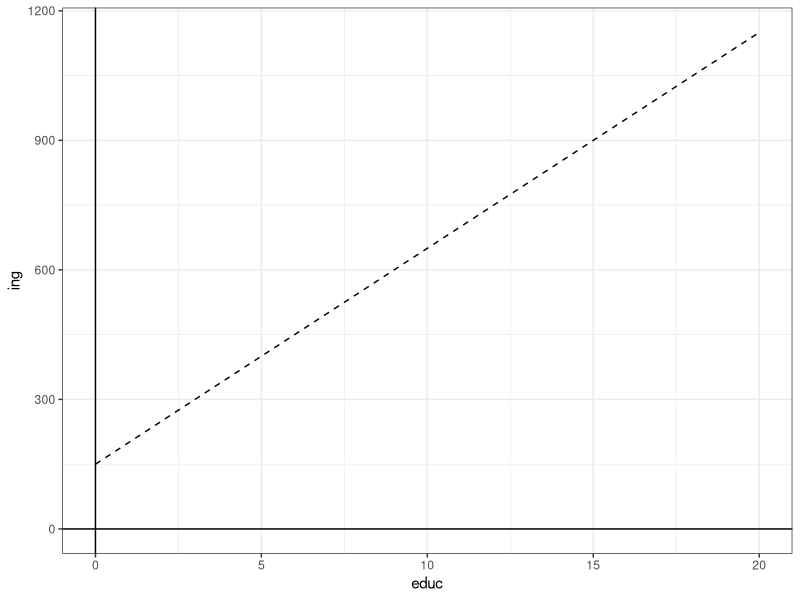
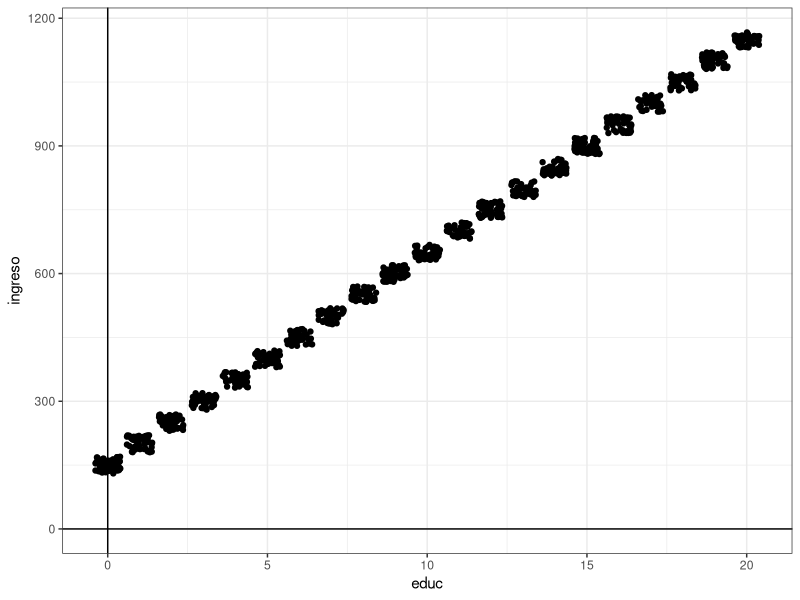
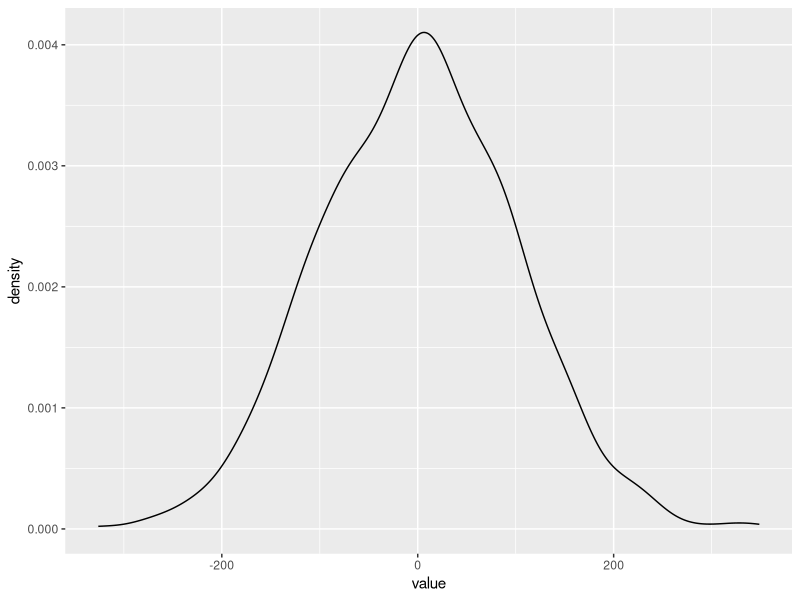
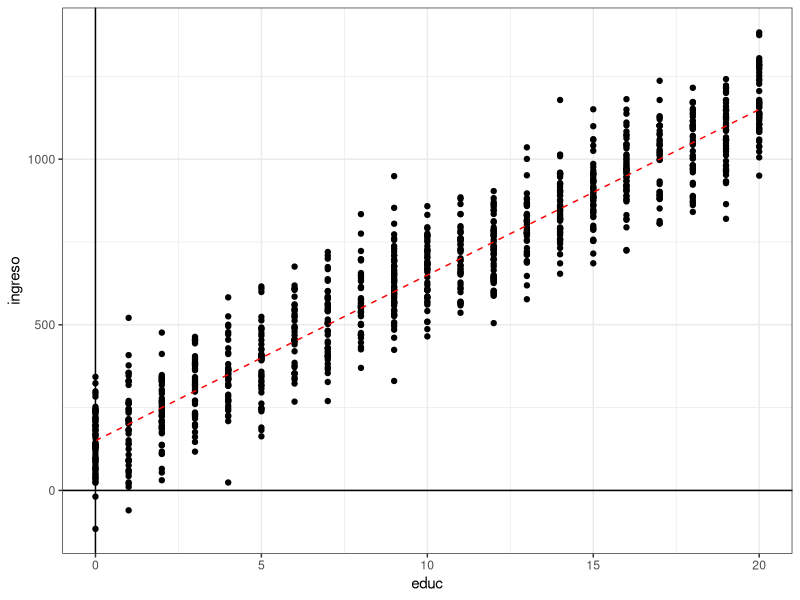

Here is the R script that generated these plots, in order:
###################
# Script sesion 7 #
###################

# Librerias
library(tidyverse)

# Datos 
# Ecuacion Y = 150 + 20X 
# Donde X puede ir de _ hasta __ 
# Donde Y va de ___ a ____

X = 0:20
Y = 150 + 50*X 

# Hacemos la grafica
tibble(educ = X, ing = Y) %>% 
  ggplot(aes(x = educ, y = ing)) + 
  geom_line(linetype = "dashed") + 
  geom_vline(xintercept = 0) + 
  geom_hline(yintercept = 0) + 
  theme_bw()

# Generamos una poblacion con estos datos
educacion = sample(X, size = 1000, replace = T)
ingreso = 150 + 50*educacion

tibble(educ = educacion, ing = ingreso) %>% 
  ggplot(aes(x = educ, y = ingreso)) + 
  geom_jitter() + 
  geom_vline(xintercept = 0) + 
  geom_hline(yintercept = 0) + 
  theme_bw()

error <- rnorm(n = 1000, mean = 0, sd = 100)

# Como se distribuye este error
error %>% 
  as_tibble() %>% 
  ggplot(aes(value)) + geom_density()

ingreso <- ingreso + error

tibble(educ = educacion, ing = ingreso) %>% 
  ggplot(aes(x = educ, y = ingreso)) + 
  geom_point() + 
  geom_line(data = tibble(educ = X, ing = Y), 
            aes(x = educ, y = ing), 
            linetype = "dashed", col = "red") + 
  geom_vline(xintercept = 0) + 
  geom_hline(yintercept = 0) + 
  theme_bw()
